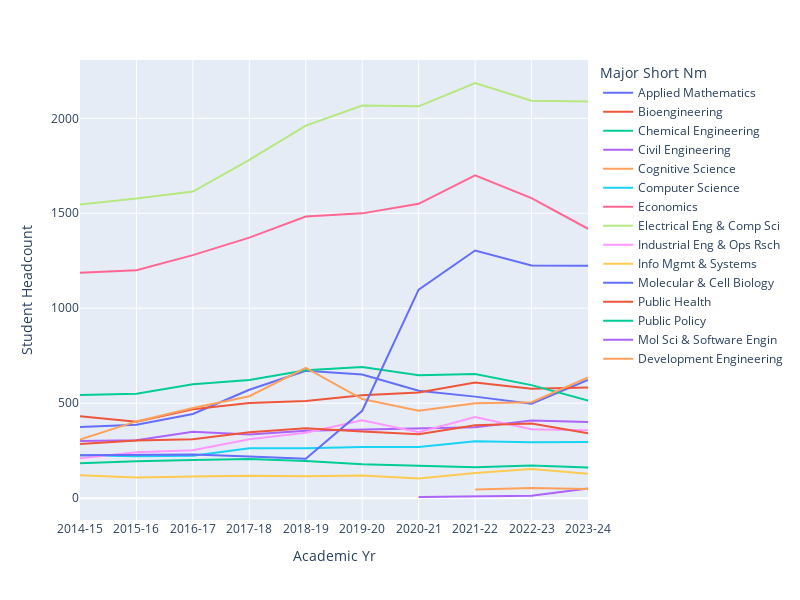

The code cell stored with this chart in its notebook:
### Code cell
data100_top_19_majors = data100_top_20_majors.iloc[1:,:]  # 去掉 Letters & Sci Undeclared

fig = px.line(major_trends[major_trends["Major Short Nm"].isin(data100_top_19_majors.index)], 
                        x = "Academic Yr", y = "Student Headcount", color = "Major Short Nm")

fig.update_layout(autosize=False, width=800, height=600)
fig.show()

### Figure 1 — Plotly figure (JSON) as saved in the notebook; plotly's stock layout.template omitted (floating-point values rounded to 4 significant figures)
{"data": [{"hovertemplate": "Major Short Nm=Applied Mathematics<br>Academic Yr=%{x}<br>Student Headcount=%{y}<extra></extra>", "legendgroup": "Applied Mathematics", "line": {"color": "#636efa", "dash": "solid"}, "marker": {"symbol": "circle"}, "mode": "lines", "name": "Applied Mathematics", "orientation": "v", "showlegend": true, "type": "scatter", "x": ["2014-15", "2015-16", "2016-17", "2017-18", "2018-19", "2019-20", "2020-21", "2021-22", "2022-23", "2023-24"], "xaxis": "x", "y": [374.5, 386.5, 443.5, 570.5, 670.5, 651, 566, 534.5, 497, 622.5], "yaxis": "y"}, {"hovertemplate": "Major Short Nm=Bioengineering<br>Academic Yr=%{x}<br>Student Headcount=%{y}<extra></extra>", "legendgroup": "Bioengineering", "line": {"color": "#EF553B", "dash": "solid"}, "marker": {"symbol": "circle"}, "mode": "lines", "name": "Bioengineering", "orientation": "v", "showlegend": true, "type": "scatter", "x": ["2014-15", "2015-16", "2016-17", "2017-18", "2018-19", "2019-20", "2020-21", "2021-22", "2022-23", "2023-24"], "xaxis": "x", "y": [431, 402, 468, 501, 511.5, 542, 556, 608.5, 576, 583], "yaxis": "y"}, {"hovertemplate": "Major Short Nm=Chemical Engineering<br>Academic Yr=%{x}<br>Student Headcount=%{y}<extra></extra>", "legendgroup": "Chemical Engineering", "line": {"color": "#00cc96", "dash": "solid"}, "marker": {"symbol": "circle"}, "mode": "lines", "name": "Chemical Engineering", "orientation": "v", "showlegend": true, "type": "scatter", "x": ["2014-15", "2015-16", "2016-17", "2017-18", "2018-19", "2019-20", "2020-21", "2021-22", "2022-23", "2023-24"], "xaxis": "x", "y": [543.5, 549.5, 599.5, 622.5, 673.5, 690, 647.5, 653.5, 595, 514], "yaxis": "y"}, {"hovertemplate": "Major Short Nm=Civil Engineering<br>Academic Yr=%{x}<br>Student Headcount=%{y}<extra></extra>", "legendgroup": "Civil Engineering", "line": {"color": "#ab63fa", "dash": "solid"}, "marker": {"symbol": "circle"}, "mode": "lines", "name": "Civil Engineering", "orientation": "v", "showlegend": true, "type": "scatter", "x": ["2014-15", "2015-16", "2016-17", "2017-18", "2018-19", "2019-20", "2020-21", "2021-22", "2022-23", "2023-24"], "xaxis": "x", "y": [300.5, 304.5, 349, 335.5, 355.5, 361, 364.5, 373, 408.5, 400.5], "yaxis": "y"}, {"hovertemplate": "Major Short Nm=Cognitive Science<br>Academic Yr=%{x}<br>Student Headcount=%{y}<extra></extra>", "legendgroup": "Cognitive Science", "line": {"color": "#FFA15A", "dash": "solid"}, "marker": {"symbol": "circle"}, "mode": "lines", "name": "Cognitive Science", "orientation": "v", "showlegend": true, "type": "scatter", "x": ["2014-15", "2015-16", "2016-17", "2017-18", "2018-19", "2019-20", "2020-21", "2021-22", "2022-23", "2023-24"], "xaxis": "x", "y": [308.5, 404, 475, 536.5, 685.5, 521.5, 460, 499.5, 505.5, 635.5], "yaxis": "y"}, {"hovertemplate": "Major Short Nm=Computer Science<br>Academic Yr=%{x}<br>Student Headcount=%{y}<extra></extra>", "legendgroup": "Computer Science", "line": {"color": "#19d3f3", "dash": "solid"}, "marker": {"symbol": "circle"}, "mode": "lines", "name": "Computer Science", "orientation": "v", "showlegend": true, "type": "scatter", "x": ["2014-15", "2015-16", "2016-17", "2017-18", "2018-19", "2019-20", "2020-21", "2021-22", "2022-23", "2023-24"], "xaxis": "x", "y": [226, 220.5, 223.5, 262.5, 262.5, 269.5, 269, 299.5, 294, 295], "yaxis": "y"}, {"hovertemplate": "Major Short Nm=Economics<br>Academic Yr=%{x}<br>Student Headcount=%{y}<extra></extra>", "legendgroup": "Economics", "line": {"color": "#FF6692", "dash": "solid"}, "marker": {"symbol": "circle"}, "mode": "lines", "name": "Economics", "orientation": "v", "showlegend": true, "type": "scatter", "x": ["2014-15", "2015-16", "2016-17", "2017-18", "2018-19", "2019-20", "2020-21", "2021-22", "2022-23", "2023-24"], "xaxis": "x", "y": [1187, 1200.0, 1280.0, 1372, 1482.0, 1500.0, 1550, 1700.0, 1580.0, 1418.0], "yaxis": "y"}, {"hovertemplate": "Major Short Nm=Electrical Eng & Comp Sci<br>Academic Yr=%{x}<br>Student Headcount=%{y}<extra></extra>", "legendgroup": "Electrical Eng & Comp Sci", "line": {"color": "#B6E880", "dash": "solid"}, "marker": {"symbol": "circle"}, "mode": "lines", "name": "Electrical Eng & Comp Sci", "orientation": "v", "showlegend": true, "type": "scatter", "x": ["2014-15", "2015-16", "2016-17", "2017-18", "2018-19", "2019-20", "2020-21", "2021-22", "2022-23", "2023-24"], "xaxis": "x", "y": [1546.0, 1578.0, 1614.0, 1782.0, 1962.0, 2068.0, 2063, 2186, 2093, 2088.0], "yaxis": "y"}, {"hovertemplate": "Major Short Nm=Industrial Eng & Ops Rsch<br>Academic Yr=%{x}<br>Student Headcount=%{y}<extra></extra>", "legendgroup": "Industrial Eng & Ops Rsch", "line": {"color": "#FF97FF", "dash": "solid"}, "marker": {"symbol": "circle"}, "mode": "lines", "name": "Industrial Eng & Ops Rsch", "orientation": "v", "showlegend": true, "type": "scatter", "x": ["2014-15", "2015-16", "2016-17", "2017-18", "2018-19", "2019-20", "2020-21", "2021-22", "2022-23", "2023-24"], "xaxis": "x", "y": [210.5, 241, 252, 309.5, 344.5, 410.5, 347, 426.5, 362.5, 357], "yaxis": "y"}, {"hovertemplate": "Major Short Nm=Info Mgmt & Systems<br>Academic Yr=%{x}<br>Student Headcount=%{y}<extra></extra>", "legendgroup": "Info Mgmt & Systems", "line": {"color": "#FECB52", "dash": "solid"}, "marker": {"symbol": "circle"}, "mode": "lines", "name": "Info Mgmt & Systems", "orientation": "v", "showlegend": true, "type": "scatter", "x": ["2014-15", "2015-16", "2016-17", "2017-18", "2018-19", "2019-20", "2020-21", "2021-22", "2022-23", "2023-24"], "xaxis": "x", "y": [120, 109, 113.5, 118, 115, 119, 103.5, 132.5, 153, 128], "yaxis": "y"}, {"hovertemplate": "Major Short Nm=Molecular & Cell Biology<br>Academic Yr=%{x}<br>Student Headcount=%{y}<extra></extra>", "legendgroup": "Molecular & Cell Biology", "line": {"color": "#636efa", "dash": "solid"}, "marker": {"symbol": "circle"}, "mode": "lines", "name": "Molecular & Cell Biology", "orientation": "v", "showlegend": true, "type": "scatter", "x": ["2014-15", "2015-16", "2016-17", "2017-18", "2018-19", "2019-20", "2020-21", "2021-22", "2022-23", "2023-24"], "xaxis": "x", "y": [226, 229, 229.5, 219, 208, 460, 1098, 1304, 1226.0, 1224.0], "yaxis": "y"}, {"hovertemplate": "Major Short Nm=Public Health<br>Academic Yr=%{x}<br>Student Headcount=%{y}<extra></extra>", "legendgroup": "Public Health", "line": {"color": "#EF553B", "dash": "solid"}, "marker": {"symbol": "circle"}, "mode": "lines", "name": "Public Health", "orientation": "v", "showlegend": true, "type": "scatter", "x": ["2014-15", "2015-16", "2016-17", "2017-18", "2018-19", "2019-20", "2020-21", "2021-22", "2022-23", "2023-24"], "xaxis": "x", "y": [284.5, 303, 310, 346.5, 368.5, 350.5, 337, 383.5, 393.5, 341.5], "yaxis": "y"}, {"hovertemplate": "Major Short Nm=Public Policy<br>Academic Yr=%{x}<br>Student Headcount=%{y}<extra></extra>", "legendgroup": "Public Policy", "line": {"color": "#00cc96", "dash": "solid"}, "marker": {"symbol": "circle"}, "mode": "lines", "name": "Public Policy", "orientation": "v", "showlegend": true, "type": "scatter", "x": ["2014-15", "2015-16", "2016-17", "2017-18", "2018-19", "2019-20", "2020-21", "2021-22", "2022-23", "2023-24"], "xaxis": "x", "y": [183.5, 194.5, 200.5, 205.5, 195, 178, 170.5, 163, 172, 161.5], "yaxis": "y"}, {"hovertemplate": "Major Short Nm=Mol Sci & Software Engin<br>Academic Yr=%{x}<br>Student Headcount=%{y}<extra></extra>", "legendgroup": "Mol Sci & Software Engin", "line": {"color": "#ab63fa", "dash": "solid"}, "marker": {"symbol": "circle"}, "mode": "lines", "name": "Mol Sci & Software Engin", "orientation": "v", "showlegend": true, "type": "scatter", "x": ["2020-21", "2021-22", "2022-23", "2023-24"], "xaxis": "x", "y": [6, 9.5, 12, 51], "yaxis": "y"}, {"hovertemplate": "Major Short Nm=Development Engineering<br>Academic Yr=%{x}<br>Student Headcount=%{y}<extra></extra>", "legendgroup": "Development Engineering", "line": {"color": "#FFA15A", "dash": "solid"}, "marker": {"symbol": "circle"}, "mode": "lines", "name": "Development Engineering", "orientation": "v", "showlegend": true, "type": "scatter", "x": ["2021-22", "2022-23", "2023-24"], "xaxis": "x", "y": [46, 53.5, 48.5], "yaxis": "y"}], "layout": {"autosize": false, "height": 600, "legend": {"title": {"text": "Major Short Nm"}, "tracegroupgap": 0}, "margin": {"t": 60}, "width": 800, "xaxis": {"anchor": "y", "domain": [0, 1], "title": {"text": "Academic Yr"}}, "yaxis": {"anchor": "x", "domain": [0, 1], "title": {"text": "Student Headcount"}}}}
